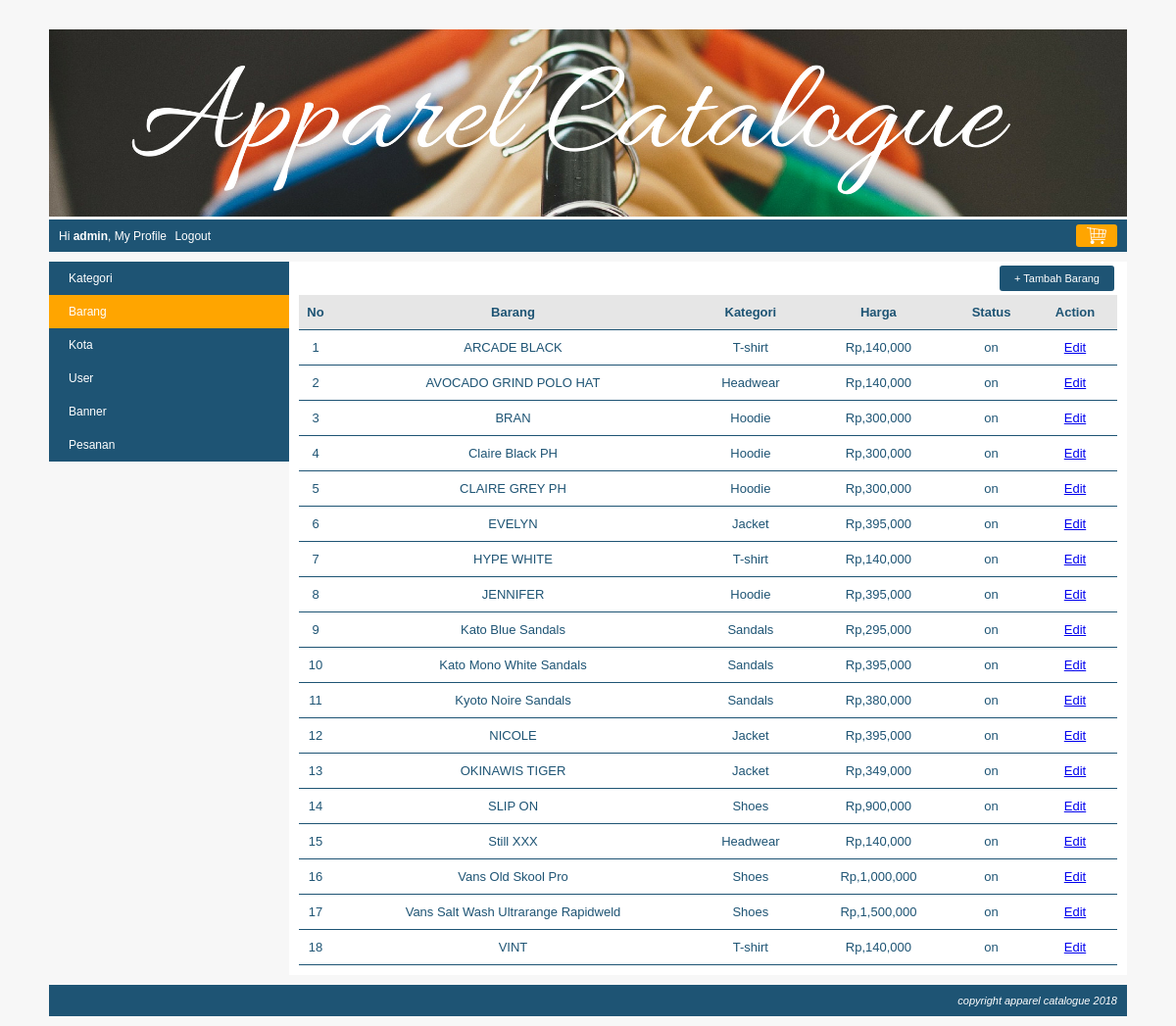
Page /index.php?page=my_profile&module=barang&action=list (signed in) on the committed database.
### tables this page shows
CREATE TABLE `barang` (
  `barang_id` int(10) NOT NULL,
  `kategori_id` int(10) NOT NULL,
  `nama_barang` varchar(250) NOT NULL,
  `spesifikasi` text NOT NULL,
  `gambar` varchar(300) NOT NULL,
  `harga` int(10) NOT NULL,
  `stok` tinyint(1) NOT NULL,
  `status` enum('on','off') NOT NULL
);

CREATE TABLE `kategori` (
  `kategori_id` int(10) NOT NULL,
  `kategori` varchar(150) NOT NULL,
  `status` enum('on','off') NOT NULL
);

### function/helper.php (called while the page is built, shortened)
<?php
	function rupiah($nilai = 0){
		$string = "Rp,". number_format($nilai);
		return $string;
	}

### module/barang/list.php (the view)
<div id="frame-tambah">
	<a href="<?php echo BASE_URL."index.php?page=my_profile&module=barang&action=form"; ?>" class="tombol-action">+ Tambah Barang</a>
</div>
<?php
	$query = mysqli_query($koneksi,"SELECT barang.*, kategori.kategori FROM barang JOIN kategori ON barang.kategori_id=kategori.kategori_id ORDER BY nama_barang ASC");
	if(mysqli_num_rows($query) == 0){
		echo"<h3> Saat ini belum ada barang di dalam table barang</h3>";
	}else{
		echo"<table class='table-list'>";
		echo"<tr class='baris-title'>
				<th class='kolom-nomor'>No</th>
				<th class='kiri'>Barang</th>
				<th class='kiri'>Kategori</th>
				<th class='kiri'>Harga</th>
				<th class='tengah'>Status</th>
				<th class='tengah'>Action</th>
			</tr>";
		$no=1;
		while($row=mysqli_fetch_assoc($query)){
			echo"<tr>
					<td class='kolom-nomor'>$no</td>
					<td class='kiri'>$row[nama_barang]</td>
					<td class='kiri'>$row[kategori]</td>
					<td class='kiri'>".rupiah($row["harga"])."</td>
					<td class='tengah'>$row[status]</td>
					<td class='tengah'>
						<a class='tomobol-action' href='".BASE_URL."index.php?page=my_profile&module=barang&action=form&barang_id=$row[barang_id]'>Edit</a>
					</td>
				</tr>";
				$no++;
		}
		echo "</table>";
	}
?>

### css/style.css (style rules this page uses)
body { font-family:arial; font-size:12px; color:#1e5474; background:#F7F7F7; margin:0px; }
.table-list { width: 100%; border-collapse: collapse; }
.table-list tr { border-bottom: 1px solid #1e5474; }
.table-list tr.baris-title { background: #E6E6E6; }
.table-list tr th, .table-list tr td { padding: 10px 7px; font-size:13px; text-align: center; }
.kolom-nomor { width: 20px; text-align: center; }
.kiri { text-align: left; font-size: 14-x; }
.tengah { text-align: center; }
#frame-tambah { margin-bottom: 10px; text-align: right; }
.tombol-action { background: #1e5474; color: white; padding: 7px 15px; border-radius: 3px; cursor: pointer; text-decoration: none; margin-right: 3px; font-size: 11px; }

### rows in the picture
barang: nama_barang "ARCADE BLACK", kategori.kategori "T-shirt", harga "Rp,140,000", status "on"
barang: nama_barang "AVOCADO GRIND POLO HAT", kategori.kategori "Headwear", harga "Rp,140,000", status "on"
barang: nama_barang "BRAN", kategori.kategori "Hoodie", harga "Rp,300,000", status "on"
barang: nama_barang "Claire Black PH", kategori.kategori "Hoodie", harga "Rp,300,000", status "on"
barang: nama_barang "CLAIRE GREY PH", kategori.kategori "Hoodie", harga "Rp,300,000", status "on"
barang: nama_barang "EVELYN", kategori.kategori "Jacket", harga "Rp,395,000", status "on"
barang: nama_barang "HYPE WHITE", kategori.kategori "T-shirt", harga "Rp,140,000", status "on"
barang: nama_barang "JENNIFER", kategori.kategori "Hoodie", harga "Rp,395,000", status "on"
barang: nama_barang "Kato Blue Sandals", kategori.kategori "Sandals", harga "Rp,295,000", status "on"
barang: nama_barang "Kato Mono White Sandals", kategori.kategori "Sandals", harga "Rp,395,000", status "on"
barang: nama_barang "Kyoto Noire Sandals", kategori.kategori "Sandals", harga "Rp,380,000", status "on"
barang: nama_barang "NICOLE", kategori.kategori "Jacket", harga "Rp,395,000", status "on"
barang: nama_barang "OKINAWIS TIGER", kategori.kategori "Jacket", harga "Rp,349,000", status "on"
barang: nama_barang "SLIP ON", kategori.kategori "Shoes", harga "Rp,900,000", status "on"
barang: nama_barang "Still XXX", kategori.kategori "Headwear", harga "Rp,140,000", status "on"
barang: nama_barang "Vans Old Skool Pro", kategori.kategori "Shoes", harga "Rp,1,000,000", status "on"
barang: nama_barang "Vans Salt Wash Ultrarange Rapidweld", kategori.kategori "Shoes", harga "Rp,1,500,000", status "on"
barang: nama_barang "VINT", kategori.kategori "T-shirt", harga "Rp,140,000", status "on"

### other values in the picture
$nama "admin"
